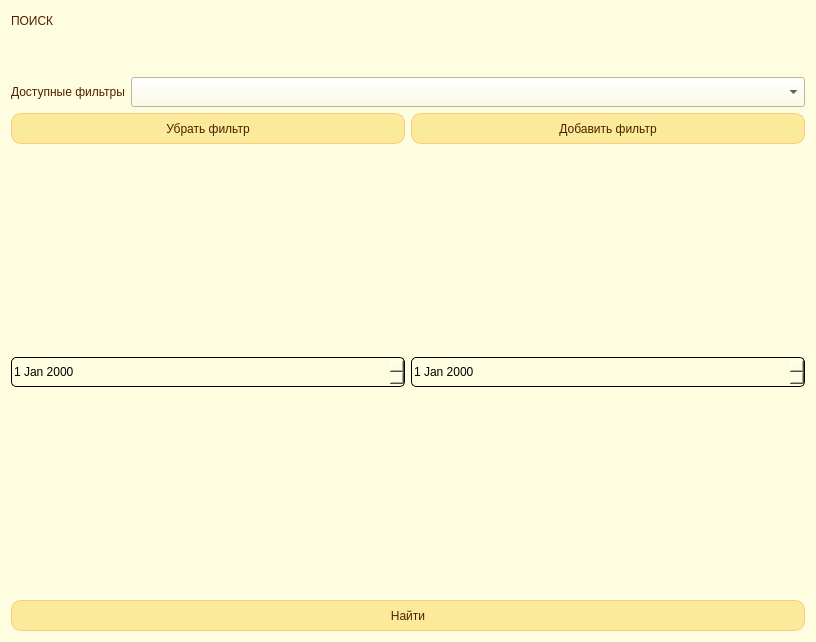
<?xml version="1.0" encoding="UTF-8"?>
<ui version="4.0">
 <class>formDialogWindow</class>
 <widget class="QWidget" name="formDialogWindow">
  <property name="geometry">
   <rect>
    <x>0</x>
    <y>0</y>
    <width>816</width>
    <height>642</height>
   </rect>
  </property>
  <property name="windowTitle">
   <string>Form</string>
  </property>
  <property name="styleSheet">
   <string notr="true">QMenuBar {
background-color: rgb(250, 234, 153);
font: 87 10pt &quot;Arial Black&quot;;
padding-left: 3px;
	color: rgb(82, 30, 1);
}

QMenuBar::item {
spacing: 3px; /* spacing between menu bar items */
padding: 1px 4px;
background: transparent;
border-radius: 4px;
background-color: rgb(250, 234, 153);
}

QMenuBar::item:selected { /* when selected using mouse or keyboard */
background: #fac983;
}

QMenu {
background-color: rgb(149, 166, 174); 
	font: 75 8pt &quot;Arial Black&quot;;
}

QMenu::item {
background-color: transparent;
}

QMenu::item:selected {
background-color: #fac983; /* rot */
}
QWidget{background-color: rgb(255, 253, 223);}</string>
  </property>
  <layout class="QVBoxLayout" name="verticalLayout">
   <item>
    <layout class="QHBoxLayout" name="headerLayout">
     <item>
      <widget class="MuseLabel" name="headerLabel">
       <property name="sizePolicy">
        <sizepolicy hsizetype="Fixed" vsizetype="Fixed">
         <horstretch>0</horstretch>
         <verstretch>0</verstretch>
        </sizepolicy>
       </property>
       <property name="styleSheet">
        <string notr="true">QLabel {
	font: 87 15pt &quot;Arial Black&quot;;
	color: rgb(82, 30, 1);
}</string>
       </property>
       <property name="text">
        <string>ПОИСК</string>
       </property>
      </widget>
     </item>
     <item>
      <spacer name="horizontalSpacer">
       <property name="orientation">
        <enum>Qt::Horizontal</enum>
       </property>
       <property name="sizeHint" stdset="0">
        <size>
         <width>40</width>
         <height>20</height>
        </size>
       </property>
      </spacer>
     </item>
    </layout>
   </item>
   <item>
    <spacer name="verticalSpacer">
     <property name="orientation">
      <enum>Qt::Vertical</enum>
     </property>
     <property name="sizeType">
      <enum>QSizePolicy::Preferred</enum>
     </property>
     <property name="sizeHint" stdset="0">
      <size>
       <width>20</width>
       <height>40</height>
      </size>
     </property>
    </spacer>
   </item>
   <item>
    <layout class="QHBoxLayout" name="availableFiltersLayout">
     <item>
      <widget class="MuseLabel" name="filterLabel">
       <property name="sizePolicy">
        <sizepolicy hsizetype="Fixed" vsizetype="Fixed">
         <horstretch>0</horstretch>
         <verstretch>0</verstretch>
        </sizepolicy>
       </property>
       <property name="styleSheet">
        <string notr="true">QLabel {
	font: 87 10pt &quot;Arial Black&quot;;
	color: rgb(82, 30, 1);
}</string>
       </property>
       <property name="text">
        <string>Доступные фильтры</string>
       </property>
      </widget>
     </item>
     <item>
      <widget class="QComboBox" name="filterComboBox">
       <property name="minimumSize">
        <size>
         <width>0</width>
         <height>30</height>
        </size>
       </property>
      </widget>
     </item>
    </layout>
   </item>
   <item>
    <layout class="QHBoxLayout" name="filterButtonsLayout">
     <item>
      <widget class="QPushButton" name="removeFilterButton">
       <property name="enabled">
        <bool>true</bool>
       </property>
       <property name="sizePolicy">
        <sizepolicy hsizetype="MinimumExpanding" vsizetype="Fixed">
         <horstretch>0</horstretch>
         <verstretch>0</verstretch>
        </sizepolicy>
       </property>
       <property name="minimumSize">
        <size>
         <width>100</width>
         <height>31</height>
        </size>
       </property>
       <property name="maximumSize">
        <size>
         <width>16777215</width>
         <height>31</height>
        </size>
       </property>
       <property name="styleSheet">
        <string notr="true">QWidget {
	background-color: rgb(250, 234, 153);
	border: 1px solid rgb(250, 201, 131);
	border-radius: 10px;
	text-align: center;
}

QAbstractButton {
	
	font: 87 8pt &quot;Arial Black&quot;;
	color: rgb(82, 30, 1);
}
QPushButton:hover:!pressed {
  border: 2px solid rgb(250, 201, 131);
}</string>
       </property>
       <property name="text">
        <string>Убрать фильтр</string>
       </property>
       <property name="shortcut">
        <string>Ctrl+S</string>
       </property>
      </widget>
     </item>
     <item>
      <widget class="QPushButton" name="addFilterButton">
       <property name="sizePolicy">
        <sizepolicy hsizetype="MinimumExpanding" vsizetype="Fixed">
         <horstretch>0</horstretch>
         <verstretch>0</verstretch>
        </sizepolicy>
       </property>
       <property name="minimumSize">
        <size>
         <width>100</width>
         <height>31</height>
        </size>
       </property>
       <property name="maximumSize">
        <size>
         <width>16777215</width>
         <height>31</height>
        </size>
       </property>
       <property name="styleSheet">
        <string notr="true">QWidget {
	background-color: rgb(250, 234, 153);
	border: 1px solid rgb(250, 201, 131);
	border-radius: 10px;
	text-align: center;
}

QAbstractButton {
	
	font: 87 8pt &quot;Arial Black&quot;;
	color: rgb(82, 30, 1);
}
QPushButton:hover:!pressed {
  border: 2px solid rgb(250, 201, 131);
}</string>
       </property>
       <property name="text">
        <string>Добавить фильтр</string>
       </property>
       <property name="shortcut">
        <string>Ctrl+S</string>
       </property>
      </widget>
     </item>
    </layout>
   </item>
   <item>
    <spacer name="verticalSpacer_2">
     <property name="orientation">
      <enum>Qt::Vertical</enum>
     </property>
     <property name="sizeType">
      <enum>QSizePolicy::MinimumExpanding</enum>
     </property>
     <property name="sizeHint" stdset="0">
      <size>
       <width>20</width>
       <height>40</height>
      </size>
     </property>
    </spacer>
   </item>
   <item>
    <layout class="QHBoxLayout" name="filterDateRangeLayout">
     <item>
      <widget class="QDateEdit" name="filterDateEditEnd">
       <property name="minimumSize">
        <size>
         <width>0</width>
         <height>30</height>
        </size>
       </property>
       <property name="styleSheet">
        <string notr="true">font: 87 8pt &quot;Arial Black&quot;;

border: 1px solid;
border-radius:  5px;
</string>
       </property>
      </widget>
     </item>
     <item>
      <widget class="QDateEdit" name="filterDateEditStart">
       <property name="sizePolicy">
        <sizepolicy hsizetype="Minimum" vsizetype="Maximum">
         <horstretch>0</horstretch>
         <verstretch>0</verstretch>
        </sizepolicy>
       </property>
       <property name="minimumSize">
        <size>
         <width>0</width>
         <height>30</height>
        </size>
       </property>
       <property name="styleSheet">
        <string notr="true">font: 87 8pt &quot;Arial Black&quot;;

border: 1px solid;
border-radius:  5px;
</string>
       </property>
      </widget>
     </item>
    </layout>
   </item>
   <item>
    <spacer name="verticalSpacer_3">
     <property name="orientation">
      <enum>Qt::Vertical</enum>
     </property>
     <property name="sizeHint" stdset="0">
      <size>
       <width>20</width>
       <height>40</height>
      </size>
     </property>
    </spacer>
   </item>
   <item>
    <layout class="QHBoxLayout" name="dialogButtonsLayout">
     <item>
      <widget class="QPushButton" name="findConfirmButton">
       <property name="enabled">
        <bool>true</bool>
       </property>
       <property name="minimumSize">
        <size>
         <width>100</width>
         <height>31</height>
        </size>
       </property>
       <property name="maximumSize">
        <size>
         <width>16777215</width>
         <height>31</height>
        </size>
       </property>
       <property name="styleSheet">
        <string notr="true">QWidget {
	background-color: rgb(250, 234, 153);
	border: 1px solid rgb(250, 201, 131);
	border-radius: 10px;
	text-align: center;
}

QAbstractButton {
	
	font: 87 8pt &quot;Arial Black&quot;;
	color: rgb(82, 30, 1);
}
QPushButton:hover:!pressed {
  border: 2px solid  rgb(250, 201, 131);
}



QPushButton:!enabled {
	
	background: rgba(160, 160, 160, 100);
	font: 87 8pt &quot;Arial Black&quot;;
	border: 1px solid rgb(150, 150, 150);
	border-radius: 10px;
	color: rgba(82, 30, 1, 100);
}</string>
       </property>
       <property name="text">
        <string>Найти</string>
       </property>
      </widget>
     </item>
    </layout>
   </item>
  </layout>
 </widget>
 <customwidgets>
  <customwidget>
   <class>MuseLabel</class>
   <extends>QLabel</extends>
   <header location="global">muselabel.h</header>
  </customwidget>
 </customwidgets>
 <resources/>
 <connections/>
</ui>
